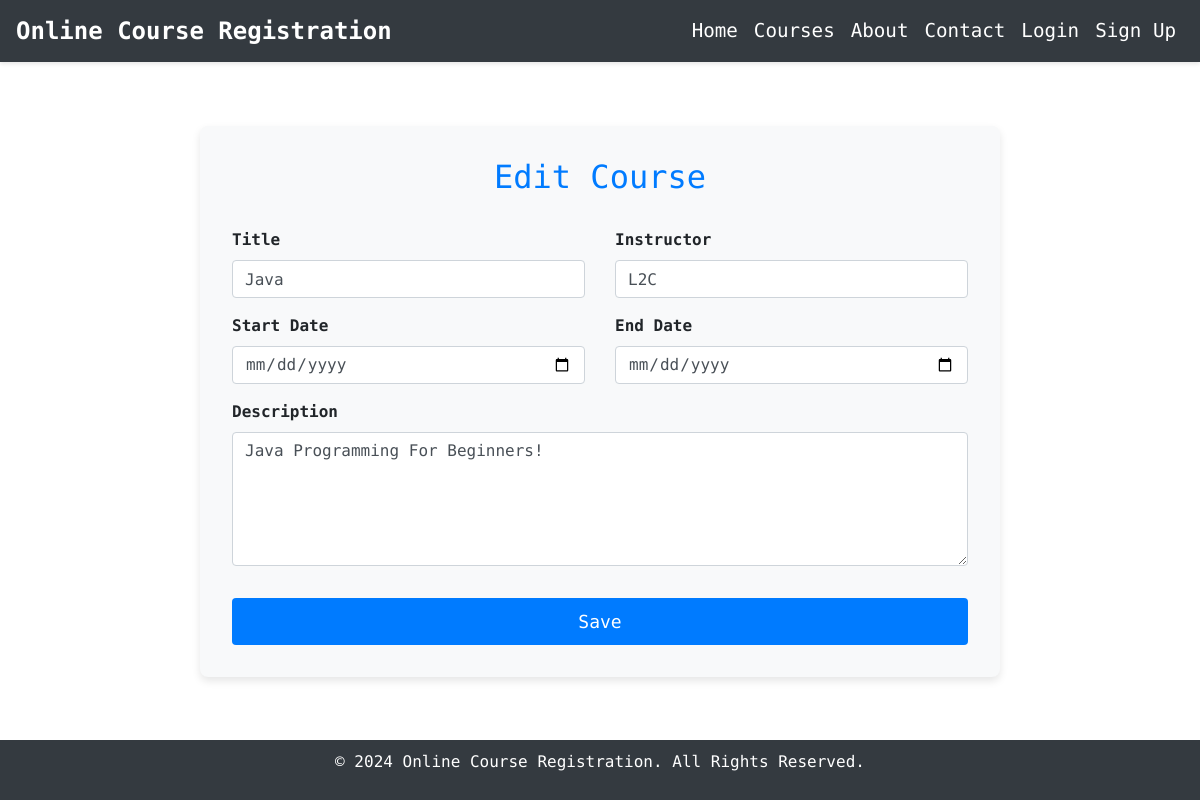
Page /course/edit/1/ (signed in) on the committed database.
### courses/models.py (models this page shows, shortened)
class Course(models.Model):
    title = models.CharField(max_length=200)
    description = models.TextField()
    start_date = models.DateField()
    end_date = models.DateField()
    instructor = models.CharField(max_length=100)

### courses/views.py (the view)
# urls.py: path('course/edit/<int:pk>/', views.course_edit, name='course_edit'),
@login_required
def course_edit(request, pk=None):
    if pk:
        course = get_object_or_404(Course, pk=pk)
    else:
        course = Course()
    if request.method == 'POST':
        form = CourseForm(request.POST, instance=course)
        if form.is_valid():
            form.save()
            return redirect('course_list')
    else:
        form = CourseForm(instance=course)
    return render(request, 'courses/course_edit.html', {'form': form})

### courses/forms.py
class CourseForm(forms.ModelForm):
    class Meta:
        model = Course
        fields = ['title', 'description', 'start_date', 'end_date', 'instructor']

### courses/templates/courses/course_edit.html (shortened to what this page needs)
{% extends 'base_generic.html' %}
{% block content %}
<div class="container edit-course-container">
    <h2 class="edit-course-title">Edit Course</h2>
    <form method="post">
        <div class="row">
            <div class="col-md-6 mb-3">
                <label for="id_title" class="form-label">Title</label>
                <input type="text" name="title" id="id_title" class="form-control" value="{{ form.title.value }}">
            </div>
            <div class="col-md-6 mb-3">
                <label for="id_instructor" class="form-label">Instructor</label>
                <input type="text" name="instructor" id="id_instructor" class="form-control" value="{{ form.instructor.value }}">
            </div>
        </div>
        <div class="row">
            <div class="col-md-6 mb-3">
                <label for="id_start_date" class="form-label">Start Date</label>
                <input type="date" name="start_date" id="id_start_date" class="form-control" value="{{ form.start_date.value }}">
            </div>
            <div class="col-md-6 mb-3">
                <label for="id_end_date" class="form-label">End Date</label>
                <input type="date" name="end_date" id="id_end_date" class="form-control" value="{{ form.end_date.value }}">
            </div>
        </div>
        <div class="mb-3">
            <label for="id_description" class="form-label">Description</label>
            <textarea name="description" id="id_description" class="form-control" rows="5">{{ form.description.value }}</textarea>
        </div>
        <button type="submit" class="btn btn-primary btn-save">Save</button>
    </form>
</div>
{% endblock %}

### courses/templates/base_generic.html (style rules this page uses)
body { font-family: "Ubuntu Sans Mono", monospace; font-style: normal; }

### courses/templates/courses/course_edit.html (style rules this page uses)
.edit-course-container { margin-top: 4rem; max-width: 800px; margin-left: auto; margin-right: auto; background-color: #f8f9fa; padding: 2rem; border-radius: 8px; box-shadow: 0 4px 8px rgba(0, 0, 0, 0.1); }
.edit-course-title { font-size: 2rem; color: #007bff; text-align: center; margin-bottom: 2rem; }
.form-label { font-weight: bold; }
.btn-save { width: 100%; padding: 10px; font-size: 18px; background-color: #007bff; color: white; border: none; margin-top: 1rem; }

### rows in the picture
Course: title "Java", instructor "L2C", description "Java Programming For Beginners!"
